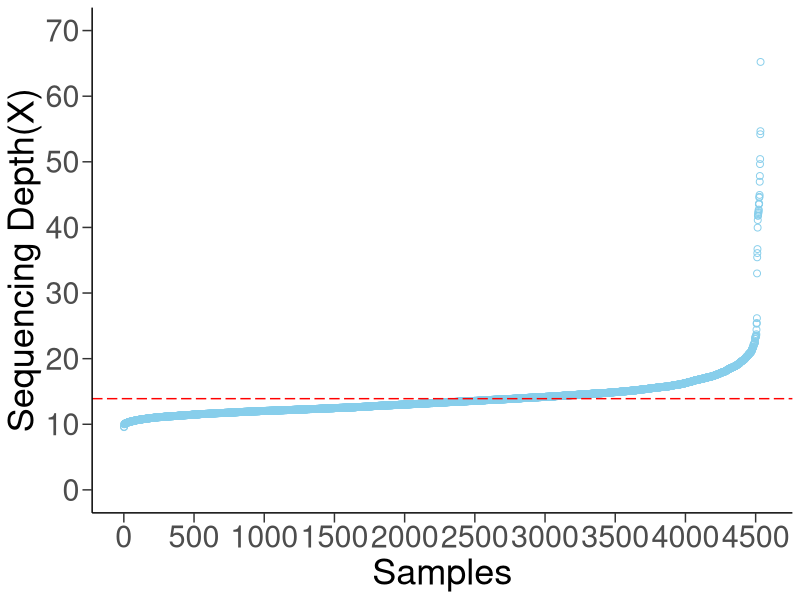
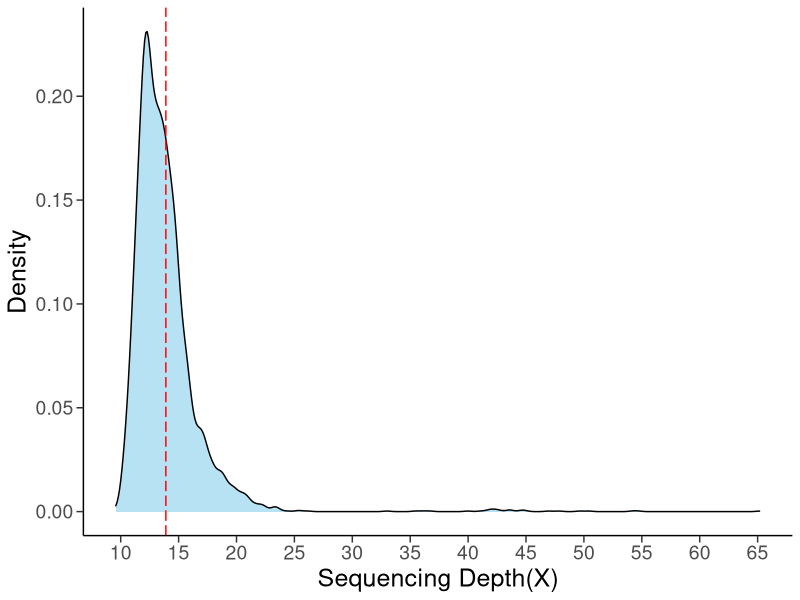

The R script that drew these images, in order:
#scatter
library(ggplot2)
data<-read.table('depth.txt',sep='\t',header=TRUE)

pp<-ggplot(data,aes(x=Sample,y=MeanDepth))+
   geom_point(colour="skyblue",size=2,shape=1)+
   geom_hline(yintercept = 13.9,linetype=5,colour="red")+
   scale_x_continuous(breaks=seq(0,4540,500))+
   scale_y_continuous(breaks=seq(0,70,10),limits=c(0,70))+
   xlab("Samples")+ylab("Sequencing Depth(X)")+
       theme_bw()+
      theme(plot.title = element_text(hjust = 0.5,size=24,face="bold"),
      axis.ticks.length=unit(7,"pt"),
      axis.text.x=element_text(size=22),
      axis.title.x=element_text(size=26),
      axis.text.y=element_text(size=22),
      axis.title.y=element_text(size=26),
      panel.border = element_blank(),
      panel.grid.major = element_blank(),
      panel.grid.minor = element_blank(),
      axis.line = element_line(colour = "black"))

ggsave(file="scatter.svg", width=12, height=8,plot=pp)


#density
library(ggplot2)
theme_set(theme_bw())
data<-read.table('depth.txt',sep='\t',header=TRUE)
pp2<-ggplot(data,aes(x=MeanDepth))+
   geom_density(fill = "skyblue", alpha = 0.6)+
   geom_vline(xintercept = 13.9,linetype=5,colour="red")+
   scale_x_continuous(breaks=seq(5,70,5))+
   scale_y_continuous(breaks=seq(0,0.25,0.05))+
   xlab("Sequencing Depth(X)")+ylab("Density")+
       theme_bw()+
      theme(plot.title = element_text(hjust = 0.5,size=24,face="bold"),
      axis.ticks.length=unit(5,"pt"),
      axis.text.x=element_text(size=14),
      axis.title.x=element_text(size=18),
      axis.text.y=element_text(size=14),
      axis.title.y=element_text(size=18),
      panel.border = element_blank(),
      panel.grid.major = element_blank(),
      panel.grid.minor = element_blank(),
      axis.line = element_line(colour = "black"))
ggsave(file="density.svg", width=12, height=8,plot=pp2)
